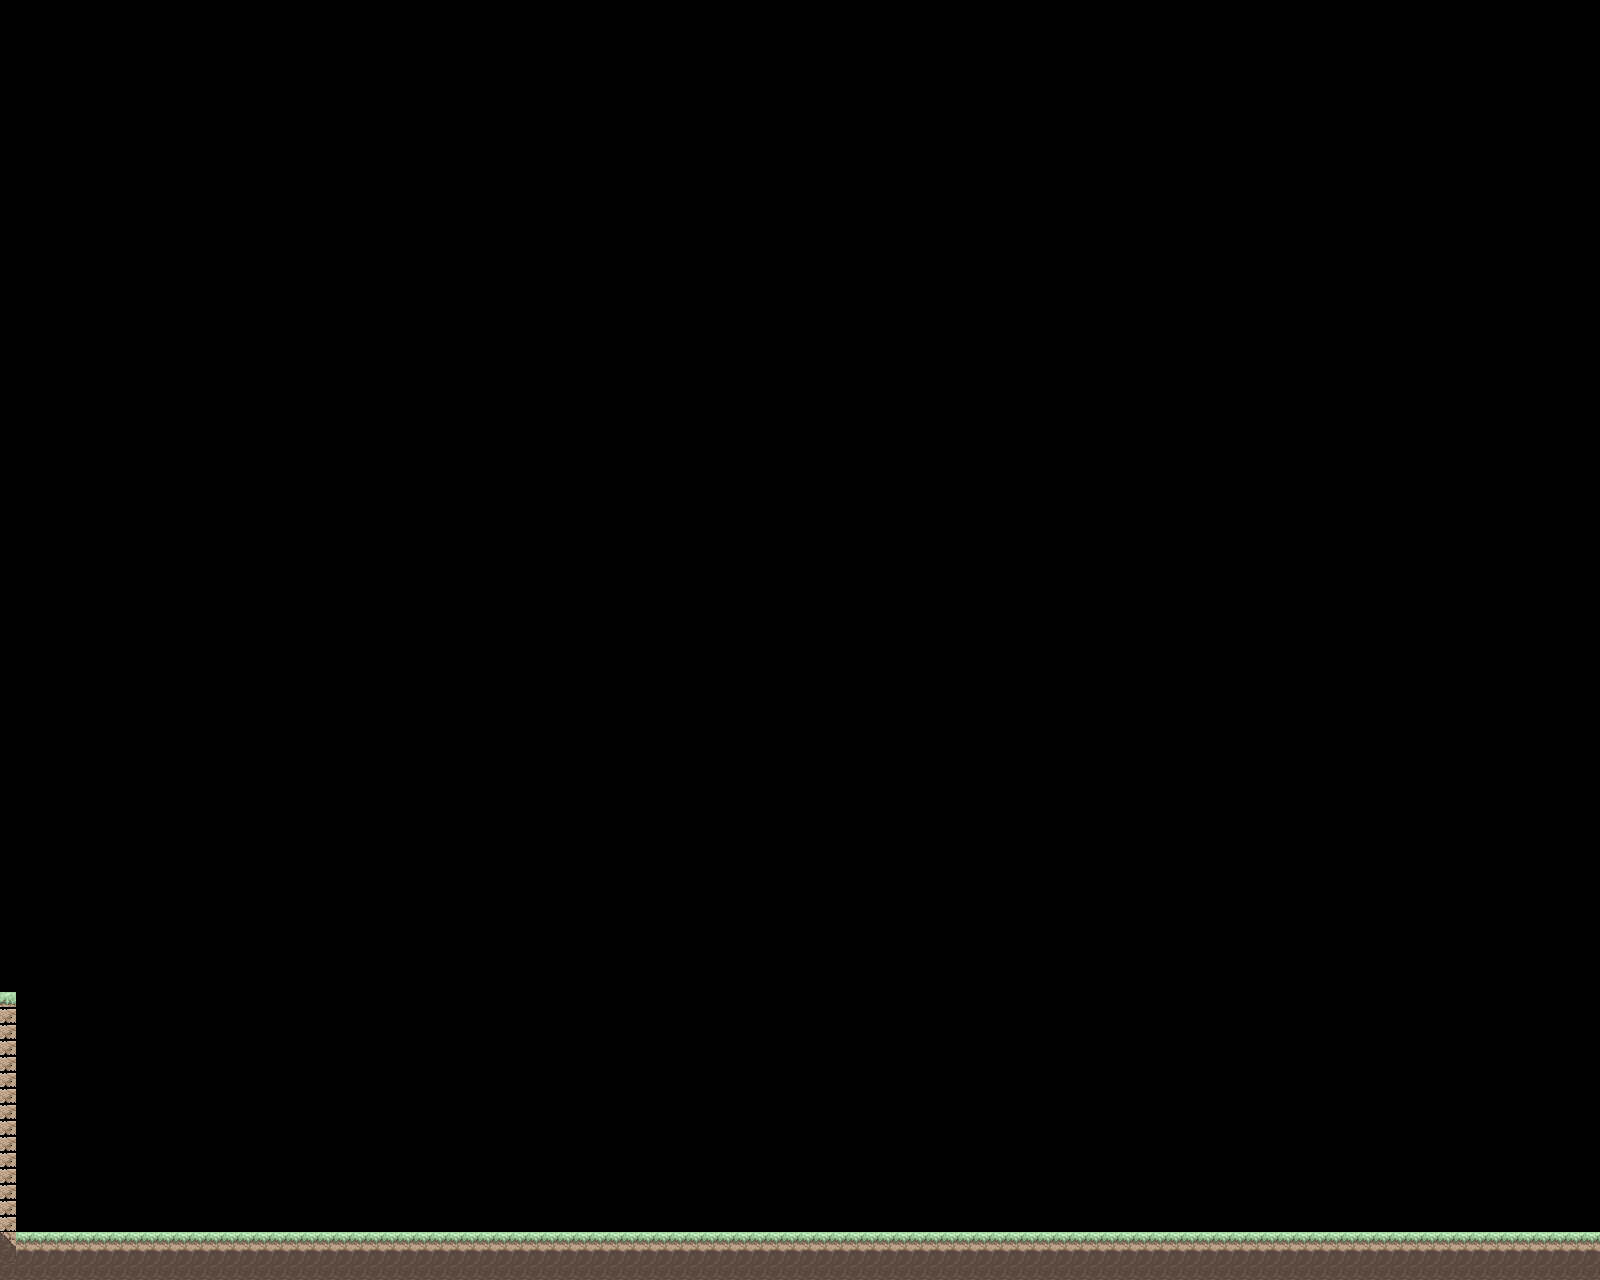

A 2D game scene composited from a Tiled map and its tileset images. What follows is a short description and the map's XML, with each tile layer's data collapsed to a summary:
An orthogonal 100x80 tile map with 16x16 px tiles, 1 tile layer (Ground) and 6 objects (2x solid, 2x enemy, player, door).

<map version="1.4" tiledversion="1.4.2" orientation="orthogonal" renderorder="right-down" width="100" height="80" tilewidth="16" tileheight="16" infinite="0" nextlayerid="4" nextobjectid="12">
 <tileset firstgid="1" name="platformtileset" tilewidth="16" tileheight="16" tilecount="1147" columns="31">
  <image source="../tilesets/platformtileset.png" trans="ff00ff" width="500" height="600" />
 </tileset>
 <layer id="1" name="Ground" width="100" height="80">
  <data>[8000 cells, 315 non-empty, 6 distinct tile ids]</data>
 </layer>
 <objectgroup id="2" name="Objects">
  <object id="1" name="solid" x="15.5" y="1232.51" width="1585.12" height="47.9806" />
  <object id="5" name="solid" x="0.333333" y="1000.33" width="15" height="279.667" />
  <object id="7" name="enemy" x="186.247" y="1222.42">
   <point />
  </object>
  <object id="9" name="player" x="295.5" y="1219.5">
   <point />
  </object>
  <object id="10" name="enemy" x="356.818" y="1220.76" width="16" height="10" />
  <object id="11" name="door" x="521.5" y="1183.58" width="46.3333" height="47.5" />
 </objectgroup>
</map>
